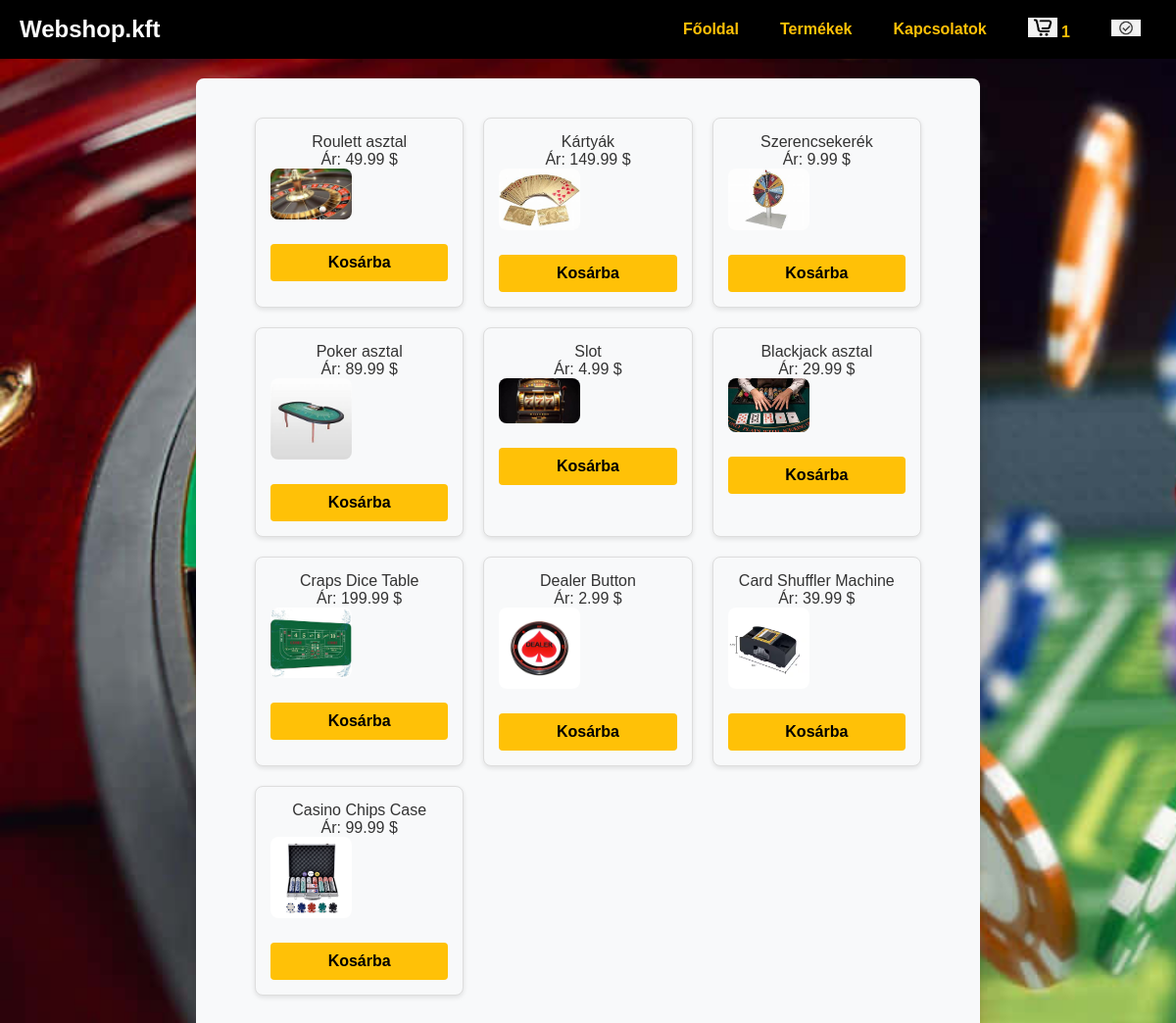
/api/index.php (signed in), run on the app's committed database.
### tables this page shows
CREATE TABLE `products` (
  `product_id` int(11) NOT NULL,
  `name` varchar(255) NOT NULL,
  `price` decimal(10,2) NOT NULL,
  `stock` int(11) NOT NULL,
  `image_default` varchar(255) DEFAULT NULL,
  `image_ver1` varchar(255) DEFAULT NULL,
  `image_ver2` varchar(255) DEFAULT NULL,
  `image_ver3` varchar(255) DEFAULT NULL
);

### api/adatbazis.php (called while the page is built, shortened)
<?php
require("../includes/db.php");
class Database {
    private $conn;
    public function __construct($conn) {
        $this->conn = $conn;
    }
    public function getProducts() {
        $sql = "SELECT * FROM products";
        $result = $this->conn->query($sql);
        $products = [];
        if ($result->num_rows > 0) {
            while ($row = $result->fetch_assoc()) {
                $products[] = $row;
            }
        }
        return $products;
    }
}
$database = new Database($conn);
$products = $database->getProducts();
?>

### api/index.php (the view, shortened to what this page needs)
<?php
include_once '../includes/db.php';
include_once 'adatbazis.php';
$products = $_SESSION['products'] ?? [];
$cartCount = isset($_SESSION['cart']) ? count($_SESSION['cart']) : 0;
?>
<!DOCTYPE html>
<html lang="hu">
<head>
    <link rel="stylesheet" href="style.css">
</head>
<body>
    <header>
        <h1>Webshop.kft</h1>
        <nav>
            <a class="item-1" href="fooldal.php">Főoldal</a>
            <a class="item-2" href="index.php">Termékek</a>
            <a class="item-3" href="contact.php">Kapcsolatok</a>
            <a class="icon" href="cart.php">
                <img src="img/th.jpg" alt="Kosár" title="Kosár">
                <?php if ($cartCount > 0): ?>
                    <span class="cart-count"><?= $cartCount ?></span>
                <?php endif; ?>
            </a>
            <a class="icon" href="<?php echo $_SESSION['iconLink']?>"><img src="<?php echo $_SESSION['loggedinimg']?>" alt="Bejelentkezés/Kijelentkezés" title="Bejelentkezés"></a>
        </nav>
    </header>
    <main>
        <section class="products">
            <?php foreach ($products as $product): ?>
                <div class="product">
                    <p><?php echo htmlspecialchars($product['name']); ?></p>
                    <p>Ár: <?php echo htmlspecialchars($product['price']); ?> $</p>
                    <form method="POST">
                        <img src="<?php echo htmlspecialchars($product['image_default']) ?>" width="150px">
                        <button type="submit" name="add_to_cart">Kosárba</button>
                    </form>
                </div>
            <?php endforeach; ?>
        </section>
    </main>
</body>
</html>

### api/style.css (style rules this page uses)
body { font-family: Arial, sans-serif; margin: 0; padding: 0; background-image: url(img/hatter.png); background-repeat: no-repeat; background-size: cover; color: #333; }
.icon img { width: 30px; }
header { background-color: #000; color: #fff; padding: 10px 20px; display: flex; justify-content: space-between; align-items: center; }
header h1 { margin: 0; font-size: 24px; }
nav { display: flex; align-items: center; gap: 10px; }
nav a { color: #ffc107; text-decoration: none; font-weight: bold; padding: 8px 16px; border-radius: 4px; transition: background-color 0.3s ease; }
.products { display: grid; grid-template-columns: repeat(auto-fit, minmax(200px, 1fr)); gap: 20px; margin: 20px; padding: 0 20px; }
.product { background-color: #f8f9fa; border: 1px solid #ddd; border-radius: 8px; padding: 15px; text-align: center; box-shadow: 0 2px 5px rgba(0, 0, 0, 0.1); }
.product img { max-width: 100%; height: auto; border-radius: 8px; cursor: pointer; transition: transform 0.3s ease; }
.product button { margin-top: 10px; background-color: #ffc107; color: #000; border: none; padding: 10px 15px; border-radius: 4px; font-weight: bold; cursor: pointer; transition: background-color 0.3s ease; }
main { max-width: 800px; margin: 20px auto; padding: 20px; background-color: #f8f9fa; border-radius: 8px; box-shadow: 0 2px 5px rgba(0, 0, 0, 0.1); }
form { display: grid; grid-template-columns: 1fr 1fr; gap: 15px; }
button { grid-column: span 2; padding: 10px; background-color: #ffc107; border: none; border-radius: 4px; font-size: 16px; font-weight: bold; cursor: pointer; transition: background-color 0.3s ease; }
* { box-sizing: border-box; margin: 0; padding: 0; }
img { width: 100%; height: 60%; }

### data on the page
products: name "Roulett asztal", price "49.99", image_default (picture)
products: name "Kártyák", price "149.99", image_default (picture)
products: name "Szerencsekerék", price "9.99", image_default (picture)
products: name "Poker asztal", price "89.99", image_default (picture)
products: name "Slot", price "4.99", image_default (picture)
products: name "Blackjack asztal", price "29.99", image_default (picture)
products: name "Craps Dice Table", price "199.99", image_default (picture)
products: name "Dealer Button", price "2.99", image_default (picture)
products: name "Card Shuffler Machine", price "39.99", image_default (picture)
products: name "Casino Chips Case", price "99.99", image_default (picture)

### other printed values
$cartCount "1"
